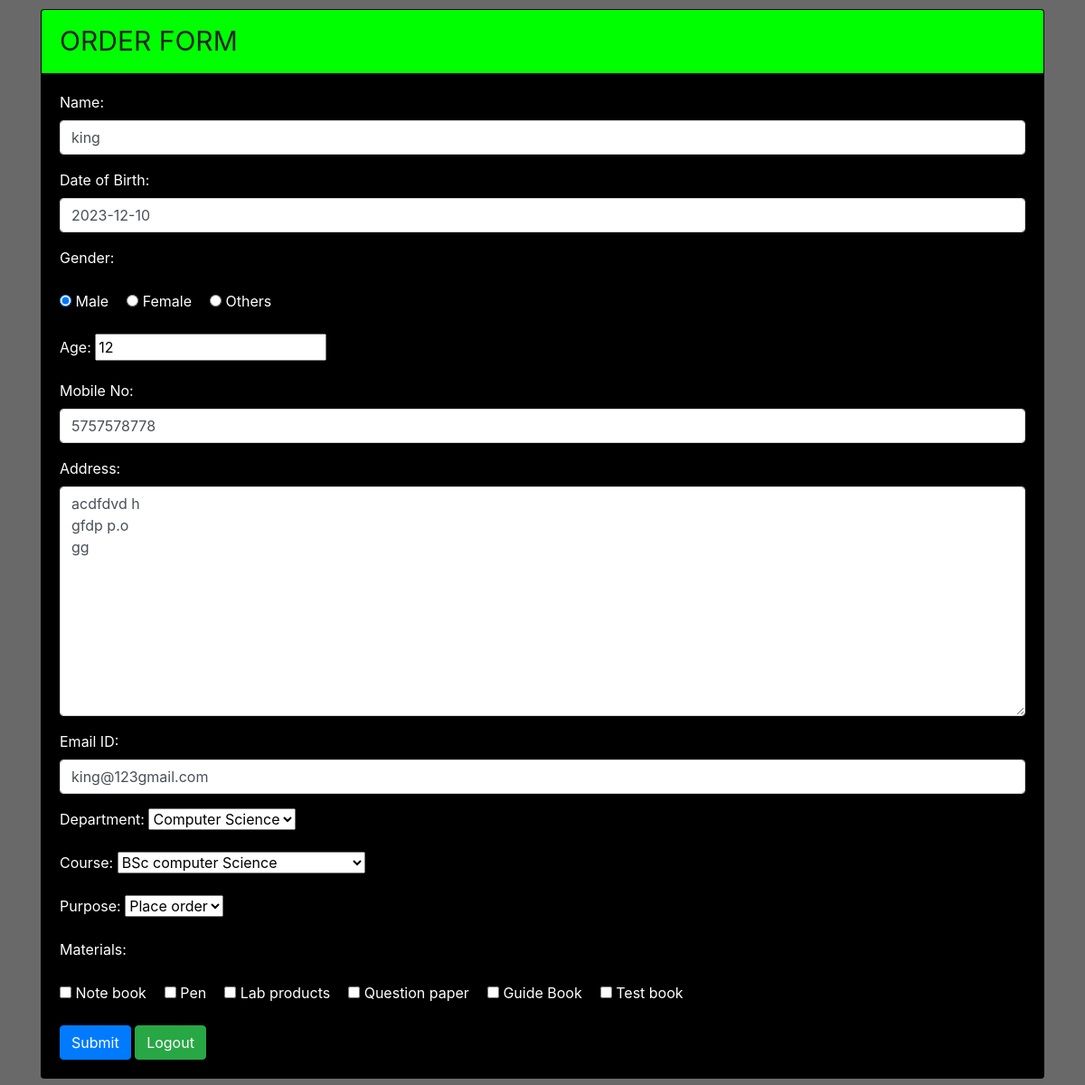
The page /order/8/ on the database its author committed.
### storeapp/models.py (models this page shows, shortened)
class Ordering(models.Model):
    name=models.CharField(max_length=250)
    birthdate=models.DateField(null=True)
    gender=models.CharField(max_length=100,null=True)
    age=models.PositiveIntegerField(null=True)
    phone_number=models.CharField(max_length=11,null=True)
    email=models.EmailField(max_length=200)
    address=models.CharField(max_length=250)
    department=models.ForeignKey(Department,on_delete=models.SET_NULL,null=True)
    course=models.ForeignKey(Course,on_delete=models.SET_NULL,null=True)
    purpose=models.ForeignKey(Purpose,on_delete=models.SET_NULL,null=True)
    materials_provide=models.CharField(max_length=200,null=True)

class Department(models.Model):
    name=models.CharField(max_length=50)
    def __str__(self):
        return self.name

class Course(models.Model):
    department=models.ForeignKey(Department,on_delete=models.CASCADE)
    name=models.CharField(max_length=50)
    def __str__(self):
        return self.name

### storeapp/views.py (the view)
# urls.py: path('order/<int:pk>/', views.update_view, name='change'),
def update_view(request, pk):
    ordering = get_object_or_404(Ordering, pk=pk)
    form = OrderingCreationForm(instance=ordering)
    if request.method == 'POST':
        form = OrderingCreationForm(request.POST, instance=ordering)
        if form.is_valid():
            form.save()
            return redirect('add', pk=pk)
    return render(request, 'order.html', {'form': form})

### storeapp/models.py (called while the page is built)
    def __str__(self):
        return self.name

### templates/order.html (shortened to what this page needs)
{% load static %}
<!doctype html>
<html lang="en">
<head>
    <link rel="stylesheet" type="text/css" href="{% static 'css/bootstrap.min.css' %}">
    <link rel="stylesheet" type="text/css" href="{% static 'css/style.css' %}">
    <link rel="stylesheet" href="//code.jquery.com/ui/1.13.2/themes/base/jquery-ui.css">
</head>
<body>
<div class="container">
    <div class="card">
        <div class="card-header">
            ORDER FORM
        </div>
        <div class="card-body">
            <form method="post" id="OrderingForm" data-courses-url="{% url 'ajax_load_courses' %}" class="form-horizontal" role="form">
                {{ form.as_p }}
                <input type="submit" value="Submit" class="btn btn-primary">
                <a href="/logout" class="btn btn-success" role="button">Logout</a>
            </form>
        </div>
    </div>
</div>
</body>
</html>

### static/css/style.css (style rules this page uses)
body { background: #696969; }
.container { padding-bottom: 10px; padding-top: 10px; }
.card { background-color: #000000; }
.card-header { font-size: 30px; background-color: #00FF00; }
label { color:white; }
#id_gender,#id_materials_provide { display: inline-flex; gap: 20px; }

### rows shown on the page
Ordering: name "king", birthdate "2023-12-10", gender "☑ Male ☐ Female ☐ Others", age "12", phone_number "5757578778", address "acdfdvd h gfdp p.o gg", email "king@123gmail.com", course "BSc computer Science", purpose "Place order", materials_provide "☐ ☐ ☐ ☐ ☐ ☐"
Course: department "Computer Science"
